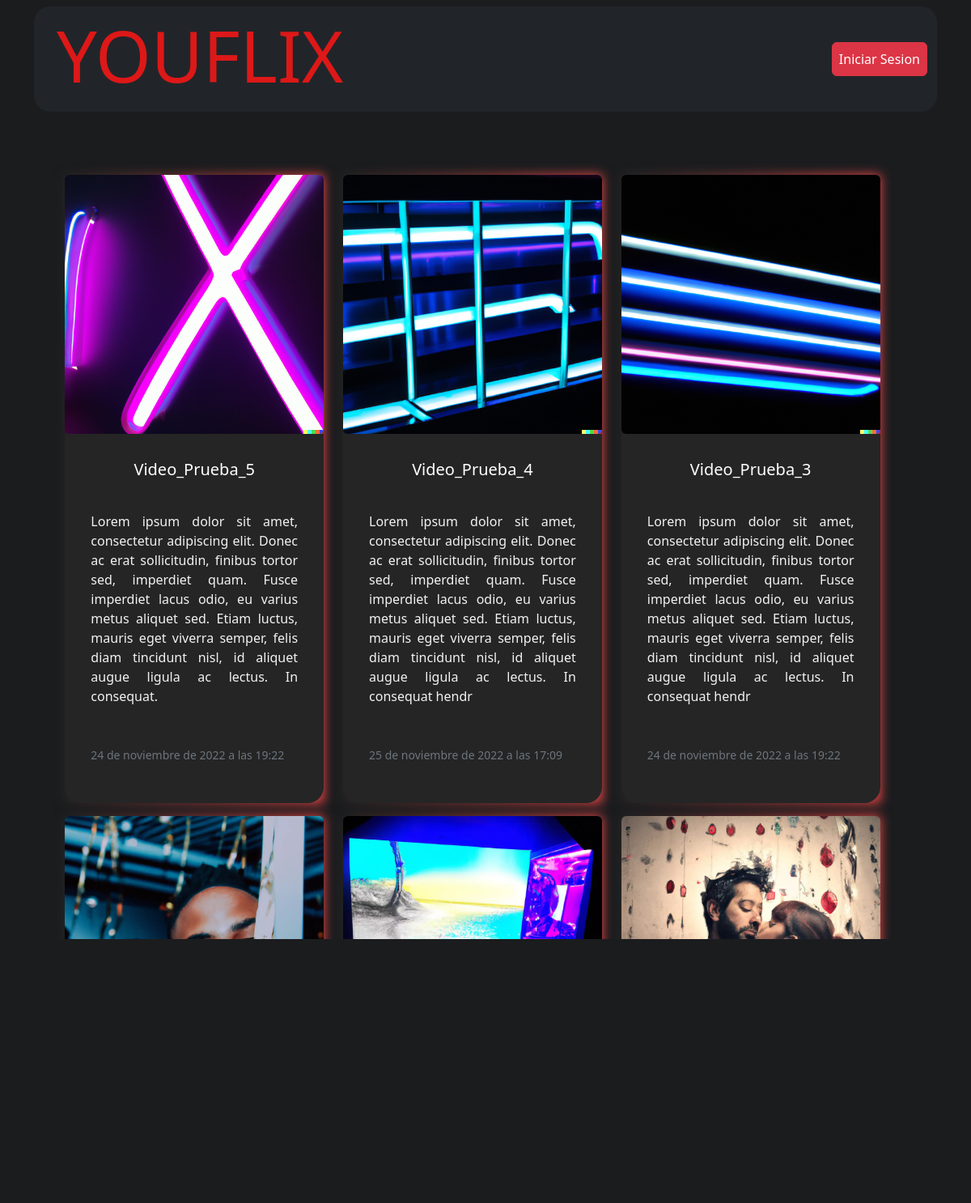
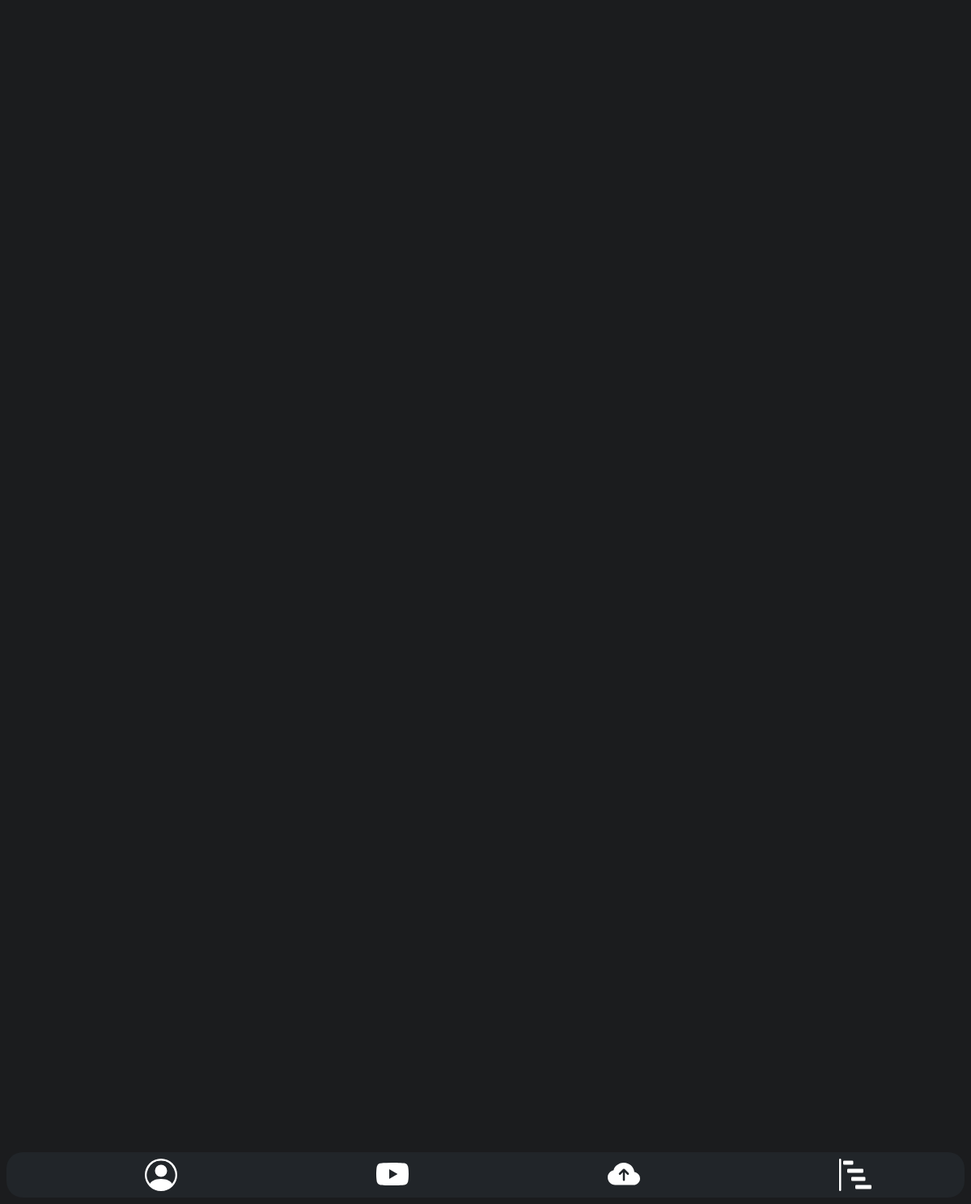
Screenshot of /base/videos with the database file from the repository (2 pictures, top to bottom).
### app_1/models.py (models this page shows, shortened)
class Video(models.Model):
    title = models.CharField(max_length=30, default='')
    description = models.TextField(max_length=300, null=True)
    path = models.CharField(max_length=2000, null=True)
    thumnail = models.CharField(max_length=2000, null=True)
    length = models.IntegerField(null=True, default=0)
    datetime = models.DateTimeField(auto_now=True, blank=False, null=False)
    likes = models.IntegerField(null=True, default=0)
    dislikes = models.IntegerField(null=True, default=0)
    cathegory = models.CharField(
        max_length=300, null=True, choices=VIDEO_CATHEGORY, default='')
    channel = models.ForeignKey(Channel, on_delete=models.CASCADE,
                                blank=True, null=True, default='', related_name='videos')

### app_1/views.py (the view)
# urls.py: path('base/videos', VideoListView.as_view(), name='videos'),
class VideoListView (ListView):
    model = Video
    template_name = 'app_1/videos.html'

### app_1/templates/app_1/videos.html (shortened to what this page needs)
{% extends 'app_1/base.html' %}
{% load account %} {% user_display user %}
{% load static %}
  {% block estilo %}<link rel="stylesheet" href="{% static 'css/video.css'%}"> {% endblock %}
  {% block contentVideo %}
  <div class="container">
     <nav class="navbar navbar-dark bg-dark p-2 mt-2">
      <h1 class="dysplay-6 " id="title">YOUFLIX</h1>
      {% if user.is_authenticated %}
      <p class="content-nav-izq text-light"> Bienvenido {% user_display user %}&nbsp; </p>
      <img class="rounded-circle" src="{{ user.socialaccount_set.all.0.get_avatar_url }}" alt="userImg" />
      <a href="{% url 'logout' %}">
        <button type="button" class="btn btn-danger p-2 m-1">Cerrar Sesion</button>
      </a>
       {% else %}
       <a href="{% url 'login' %}">
        <button type="button" class="btn btn-danger p-2 m-1">Iniciar Sesion</button>
      </a>
       {% endif %}
    </nav>
    <div class="scroll-bg" >
      <div class="scroll-div" >
        <div class="scroll-object" >
          <div class="dashboard-content text-center px-3" >
            <div class="row mt-5">
              {% if object_list %} {% comment %} COMPROBACION DE SI NOS DEVUELVE UNA LISTA {% endcomment %}
              {% for video in object_list %}  {% comment %} RECORREMOS {% endcomment %}
              <div class="col-sm 12 col-md-4 col-md-4 col-md-4 py-2">
                <a href="/player/{{video.title}}" class="text-decoration-none">
                <div class="cubo">
                  <img src="{{video.thumnail}}" class="rounded cubo-img-top" alt="{{video.title}}">
                  <div class="cubo-body p-3">
                    <h5 class="cubo-title p-3 text-left">{{video.title}}</h5>
                    <p class="cubo-text p-3 text-justify">{{video.description}}</p>
                    <p class="cubo-text p-3"><small class="text-muted">{{video.datetime}}</small></p>
                  </div>
                </a>
                </div>
              </div>
              {% endfor %}
              {% endif %}
  {% endblock %} {% block contentNav %} {% endblock %}

### app_1/static/css/video.css (style rules this page uses)
html { margin-bottom: 10%; overflow-x: hidden; overflow-y: hidden; overflow: hidden; }
.container { overflow-x: hidden; overflow-y: hidden; overflow: hidden; }
.body { background-color: #1b1c1e; }
.cubo-img-top { object-fit: cover; width: 100%; border-top-left-radius: 20px; border-top-right-radius: 20px; }
.cubo { position: relative; border-radius: 100px; }
.cubo::after { position: absolute; top: 0px; left: 0px; content: " "; width: 100%; height: 100%; background-image: linear-gradient(to right, #252525, #fb4848); filter: blur(7px); z-index: -1; }
.cubo-body { background-color: #252525; color: white; text-decoration: none; text-transform: none; text-decoration-line: none; border-bottom-left-radius: 20px; border-bottom-right-radius: 20px; }
.cubo-title { color: #ffffff; text-decoration: none; }
.cubo-text { color: #f2f2f2; text-decoration: none; text-align: justify; border-radius: 20px; border-bottom-left-radius: 20px; border-bottom-right-radius: 20px; }
#title { text-align: left; color: #dd1818; font-size: 5.5em; margin-left: 20px; }
.scroll-bg { overflow-x: hidden; overflow-y: hidden; overflow: hidden; margin: 2%; }
.scroll-div { width: 97%; height: 1000px; scroll-behavior: smooth; overflow-y: scroll; }
.dashboard-content { margin-bottom: 10%; }

### app_1/static/css/main2.css (style rules this page uses)
.navbar { border-radius: 20px; }

### rows the page displays
Video: thumnail (picture), title "Video_Prueba_5", description "Lorem ipsum dolor sit amet, consectetur adipiscing elit. Donec ac erat sollicitudin, finibus tortor sed, imperdiet quam. Fusce imperdiet lacus odio, eu varius metus aliquet sed. Etiam luctus, mauris eget viverra semper, felis diam tincidunt nisl, id aliquet augue ligula ac lectus. In consequat.", datetime "24 de noviembre de 2022 a las 19:22"
Video: thumnail (picture), title "Video_Prueba_4", description "Lorem ipsum dolor sit amet, consectetur adipiscing elit. Donec ac erat sollicitudin, finibus tortor sed, imperdiet quam. Fusce imperdiet lacus odio, eu varius metus aliquet sed. Etiam luctus, mauris eget viverra semper, felis diam tincidunt nisl, id aliquet augue ligula ac lectus. In consequat hendr", datetime "25 de noviembre de 2022 a las 17:09"
Video: thumnail (picture), title "Video_Prueba_3", description "Lorem ipsum dolor sit amet, consectetur adipiscing elit. Donec ac erat sollicitudin, finibus tortor sed, imperdiet quam. Fusce imperdiet lacus odio, eu varius metus aliquet sed. Etiam luctus, mauris eget viverra semper, felis diam tincidunt nisl, id aliquet augue ligula ac lectus. In consequat hendr", datetime "24 de noviembre de 2022 a las 19:22"
Video: thumnail (picture)
Video: thumnail (picture)
Video: thumnail (picture)
